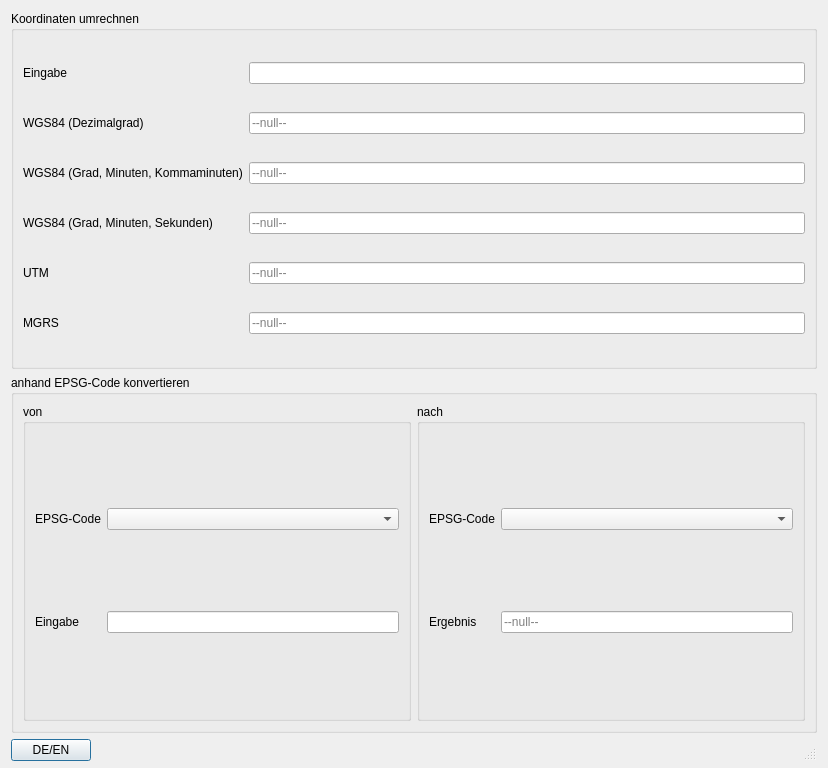
<?xml version="1.0" encoding="UTF-8"?>
<ui version="4.0">
 <class>CoordinatesConverterDialogBase</class>
 <widget class="QDialog" name="CoordinatesConverterDialogBase">
  <property name="geometry">
   <rect>
    <x>0</x>
    <y>0</y>
    <width>828</width>
    <height>768</height>
   </rect>
  </property>
  <property name="sizePolicy">
   <sizepolicy hsizetype="Preferred" vsizetype="Ignored">
    <horstretch>0</horstretch>
    <verstretch>0</verstretch>
   </sizepolicy>
  </property>
  <property name="windowTitle">
   <string>Koordinaten konvertieren</string>
  </property>
  <layout class="QGridLayout" name="gridLayout_2">
   <property name="bottomMargin">
    <number>0</number>
   </property>
   <item row="1" column="1">
    <widget class="QGroupBox" name="groupBox_coord">
     <property name="sizePolicy">
      <sizepolicy hsizetype="Preferred" vsizetype="Preferred">
       <horstretch>0</horstretch>
       <verstretch>1</verstretch>
      </sizepolicy>
     </property>
     <property name="title">
      <string>Koordinaten umrechnen</string>
     </property>
     <layout class="QGridLayout" name="gridLayout">
      <item row="5" column="0">
       <widget class="QLabel" name="label_utem_ref">
        <property name="text">
         <string>MGRS</string>
        </property>
       </widget>
      </item>
      <item row="1" column="0">
       <widget class="QLabel" name="label_wgs_dms">
        <property name="text">
         <string>WGS84 (Dezimalgrad)</string>
        </property>
       </widget>
      </item>
      <item row="0" column="1">
       <widget class="QLineEdit" name="lineEdit_input">
        <property name="toolTip">
         <string>&lt;html&gt;&lt;head/&gt;&lt;body&gt;&lt;p&gt;Gültige Formate:&lt;/p&gt;&lt;p&gt;&lt;span style=&quot; font-family:'Courier New'; font-size:7pt; font-style:italic; color:#000000;&quot;&gt;WGS84(Degrees) 12.345678° E 12.345678° N&lt;/span&gt;&lt;/p&gt;&lt;p&gt;&lt;span style=&quot; font-family:'Courier New'; font-size:7pt; font-style:italic; color:#000000;&quot;&gt;WGS84(DMS) 12° 23' 45.67&amp;quot; E 12° 34' 56.78&amp;quot; N&lt;/span&gt;&lt;/p&gt;&lt;p&gt;&lt;span style=&quot; font-family:'Courier New'; font-size:7pt; font-style:italic; color:#000000;&quot;&gt;WGS84(Decimal Minutes) 12° 23.456' E 12° 34.567' N&lt;/span&gt;&lt;/p&gt;&lt;p&gt;&lt;span style=&quot; font-family:'Courier New'; font-size:7pt; font-style:italic; color:#000000;&quot;&gt;UTM 12N 123456 E 1234567 N&lt;/span&gt;&lt;/p&gt;&lt;p&gt;&lt;span style=&quot; font-family:'Courier New'; font-size:7pt; font-style:italic; color:#000000;&quot;&gt;MGRS 12T XP 12345 12345&lt;/span&gt;&lt;/p&gt;&lt;/body&gt;&lt;/html&gt;</string>
        </property>
       </widget>
      </item>
      <item row="2" column="1">
       <widget class="QLineEdit" name="lineEdit_wgs_comma">
        <property name="enabled">
         <bool>true</bool>
        </property>
        <property name="text">
         <string/>
        </property>
        <property name="readOnly">
         <bool>true</bool>
        </property>
        <property name="placeholderText">
         <string>--null--</string>
        </property>
       </widget>
      </item>
      <item row="1" column="1">
       <widget class="QLineEdit" name="lineEdit_wgs_degrees">
        <property name="enabled">
         <bool>true</bool>
        </property>
        <property name="text">
         <string/>
        </property>
        <property name="readOnly">
         <bool>true</bool>
        </property>
        <property name="placeholderText">
         <string>--null--</string>
        </property>
       </widget>
      </item>
      <item row="2" column="0">
       <widget class="QLabel" name="label_wgs_degrees">
        <property name="text">
         <string>WGS84 (Grad, Minuten, Kommaminuten)</string>
        </property>
       </widget>
      </item>
      <item row="4" column="0">
       <widget class="QLabel" name="label_utm">
        <property name="text">
         <string>UTM</string>
        </property>
       </widget>
      </item>
      <item row="5" column="1">
       <widget class="QLineEdit" name="lineEdit_mgrs">
        <property name="enabled">
         <bool>true</bool>
        </property>
        <property name="text">
         <string/>
        </property>
        <property name="readOnly">
         <bool>true</bool>
        </property>
        <property name="placeholderText">
         <string>--null--</string>
        </property>
       </widget>
      </item>
      <item row="4" column="1">
       <widget class="QLineEdit" name="lineEdit_utm">
        <property name="enabled">
         <bool>true</bool>
        </property>
        <property name="text">
         <string/>
        </property>
        <property name="readOnly">
         <bool>true</bool>
        </property>
        <property name="placeholderText">
         <string>--null--</string>
        </property>
       </widget>
      </item>
      <item row="3" column="0">
       <widget class="QLabel" name="label">
        <property name="text">
         <string>WGS84 (Grad, Minuten, Sekunden)</string>
        </property>
       </widget>
      </item>
      <item row="0" column="0">
       <widget class="QLabel" name="label_input_convert">
        <property name="text">
         <string>Eingabe</string>
        </property>
       </widget>
      </item>
      <item row="3" column="1">
       <widget class="QLineEdit" name="lineEdit_wgs_dms">
        <property name="enabled">
         <bool>true</bool>
        </property>
        <property name="text">
         <string/>
        </property>
        <property name="readOnly">
         <bool>true</bool>
        </property>
        <property name="placeholderText">
         <string>--null--</string>
        </property>
       </widget>
      </item>
     </layout>
     <zorder>label_utem_ref</zorder>
     <zorder>lineEdit_mgrs</zorder>
     <zorder>lineEdit_utm</zorder>
     <zorder>lineEdit_wgs_comma</zorder>
     <zorder>label_wgs_dms</zorder>
     <zorder>label_utm</zorder>
     <zorder>label_input_convert</zorder>
     <zorder>label_wgs_degrees</zorder>
     <zorder>lineEdit_wgs_degrees</zorder>
     <zorder>label</zorder>
     <zorder>lineEdit_wgs_dms</zorder>
     <zorder>lineEdit_input</zorder>
    </widget>
   </item>
   <item row="2" column="1">
    <widget class="QGroupBox" name="groupBox_epsg">
     <property name="sizePolicy">
      <sizepolicy hsizetype="Preferred" vsizetype="Preferred">
       <horstretch>0</horstretch>
       <verstretch>1</verstretch>
      </sizepolicy>
     </property>
     <property name="title">
      <string>anhand EPSG-Code konvertieren</string>
     </property>
     <layout class="QHBoxLayout" name="horizontalLayout">
      <item>
       <widget class="QGroupBox" name="groupBox_from">
        <property name="title">
         <string>von</string>
        </property>
        <layout class="QGridLayout" name="gridLayout_3">
         <item row="0" column="1">
          <widget class="QLabel" name="label_epsg_from">
           <property name="text">
            <string>EPSG-Code</string>
           </property>
          </widget>
         </item>
         <item row="2" column="1">
          <widget class="QLabel" name="label_input_from">
           <property name="text">
            <string>Eingabe</string>
           </property>
          </widget>
         </item>
         <item row="0" column="2">
          <widget class="QComboBox" name="comboBox_from"/>
         </item>
         <item row="2" column="2">
          <widget class="QLineEdit" name="lineEdit_input_epsg"/>
         </item>
        </layout>
       </widget>
      </item>
      <item>
       <widget class="QGroupBox" name="groupBox_to">
        <property name="title">
         <string>nach</string>
        </property>
        <layout class="QGridLayout" name="gridLayout_4">
         <item row="0" column="1">
          <widget class="QLabel" name="label_epsg_to">
           <property name="text">
            <string>EPSG-Code</string>
           </property>
          </widget>
         </item>
         <item row="1" column="1">
          <widget class="QLabel" name="label_result_to">
           <property name="text">
            <string>Ergebnis</string>
           </property>
          </widget>
         </item>
         <item row="0" column="2">
          <widget class="QComboBox" name="comboBox_to"/>
         </item>
         <item row="1" column="2">
          <widget class="QLineEdit" name="lineEdit_epsg_result">
           <property name="enabled">
            <bool>true</bool>
           </property>
           <property name="text">
            <string/>
           </property>
           <property name="readOnly">
            <bool>true</bool>
           </property>
           <property name="placeholderText">
            <string>--null--</string>
           </property>
          </widget>
         </item>
        </layout>
       </widget>
      </item>
     </layout>
    </widget>
   </item>
   <item row="3" column="1">
    <layout class="QGridLayout" name="gridLayout_5">
     <property name="bottomMargin">
      <number>7</number>
     </property>
     <item row="0" column="1">
      <widget class="QStatusBar" name="statusBar">
       <property name="sizePolicy">
        <sizepolicy hsizetype="Preferred" vsizetype="Preferred">
         <horstretch>0</horstretch>
         <verstretch>0</verstretch>
        </sizepolicy>
       </property>
       <property name="font">
        <font>
         <pointsize>8</pointsize>
        </font>
       </property>
      </widget>
     </item>
     <item row="0" column="0">
      <widget class="QPushButton" name="changeLanguageButton">
       <property name="text">
        <string>DE/EN</string>
       </property>
      </widget>
     </item>
    </layout>
   </item>
  </layout>
 </widget>
 <resources/>
 <connections/>
</ui>
